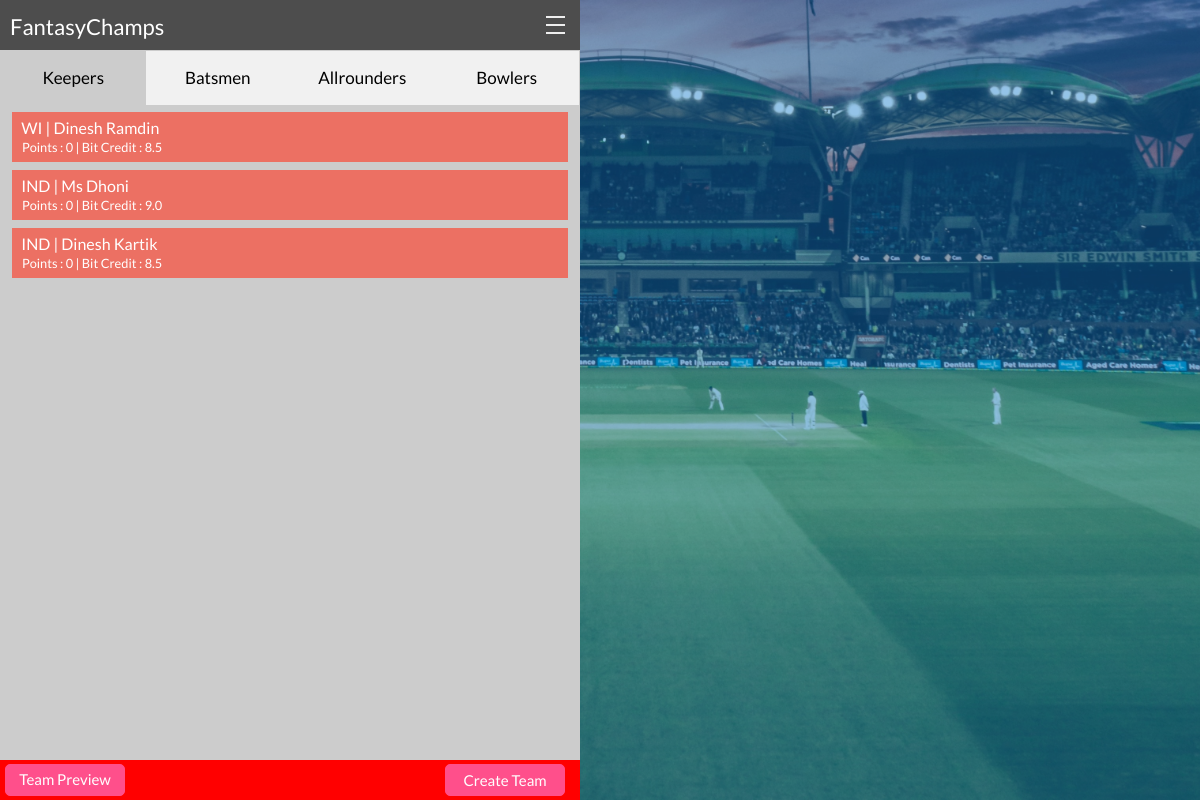
Page /cricket_center/create_team/IineWe88 (signed in) on the committed database.
### cricket_center/models.py (models this page shows)
class PlayerDetail(models.Model):
    player_name = models.CharField(max_length=255, default="")
    player_current_team = models.CharField(max_length=25, default="")
    player_type = models.CharField(max_length=25, default="Keeper/Batsman/Allrounder/Bowler")
    current_points = models.IntegerField(default=0)
    total_points = models.IntegerField(default=0)
    player_credit_points = models.DecimalField(max_digits=3, decimal_places=1, default=7.5)
    def __str__(self):
        return self.player_name

### cricket_center/views.py (the view, shortened to what this page needs)
# urls.py: url(r'create_team/(?P<slug>[\w]+)', views.CreateTeamView, name='create_team'),
@login_required(login_url='IndexView')
def CreateTeamView(request, slug):
    players_obj = PlayerDetail.objects.filter(Q(player_current_team__exact='WI') | Q(player_current_team__exact='IND'))
    team_created = False
    user_teams_obj = None
    keeper_form = CreateTeamKeeperForm()
    batsmen_form = CreateTeamBatsmenForm()
    allrounders_form = CreateTeamAllroundersForm()
    bowlers_form = CreateTeamBowlersForm()
    return render(request, 'cricket_center/create_team.html', {'players_obj': players_obj, 'keeper_form': keeper_form, 'allrounders_form': allrounders_form, 'bowlers_form': bowlers_form, 'batsmen_form': batsmen_form, 'team_created': team_created, 'user_teams_obj': user_teams_obj})

### cricket_center/forms.py (shortened to what this page needs)
class CreateTeamKeeperForm(forms.Form):
    Dinesh_Ramdin = forms.BooleanField(required=False, initial=False)
    MS_Dhoni = forms.BooleanField(required=False, initial=False)
    Dinesh_Kartik = forms.BooleanField(required=False, initial=False)

class CreateTeamAllroundersForm(forms.Form):
    Hardik_Pandya = forms.BooleanField(required=False)
    Axar_Patel = forms.BooleanField(required=False)
    Andre_Russell = forms.BooleanField(required=False)
    Rovman_Powell = forms.BooleanField(required=False)
    Carlos_Brathwaite = forms.BooleanField(required=False)

### cricket_center/templatetags/replace_with.py (called while the page is built)
@register.filter
def convert_to_underscore(value):
    return value.title().replace(" ", "_")

@register.filter
def get_id_one(value):
    return str(value) + "_1"

@register.filter
def get_id_two(value):
    return str(value) + "_2"

### templates/cricket_center/create_team.html (shortened to what this page needs)
{% extends "cricket_center_base.html" %}
{% load replace_with %}
{% load staticfiles %}
{% load widget_tweaks %}
{% load user_agents %}
{% block stylesheets %}
  {{block.super}}
{% endblock stylesheets %}
{% block other_page_content %}
	<div class="MainBackground">
	  <div class="color-overlay"></div>
	</div>
	<div class="MatchArea">
		{% if team%}
            <h1>Team created</h1>
        {% else %}
			<div class="tab">
			  <button class="tablinks active" onclick="openCity(event, 'Keepers')">Keepers</button>
			  <button class="tablinks" onclick="openCity(event, 'Batsmen')">Batsmen</button>
			  <button class="tablinks" onclick="openCity(event, 'Allrounders')">Allrounders</button>
			  <button class="tablinks" onclick="openCity(event, 'Bowlers')">Bowlers</button>
			</div>
			<form method="POST">
				<div id="Keepers" class="main_upper tabcontent">
		            {% for field in keeper_form.visible_fields %}
            			<label for="{{ field.id_for_label }}" class="CustomLabel">&nbsp;&nbsp;
            				{% for player in players_obj %}
	            				{% if field.label|convert_to_underscore == player.player_name %}
	            					<span class="CustomField">
										{{player.player_current_team}} | {{field.label|title}}<br>
		            					<small class="PlayerSubInfo">
	            							Points : {{player.total_points}} | Bit Credit : {{player.player_credit_points}}
	            						</small>
	            					</span>
	                            {% endif %}
                            {% endfor %}
            			</label>
				    {% endfor %}
				</div>
				<br><div style="position:relative; width:100%; height:10px;"></div>
				<div class="ButtonContainer">
				  <div class="btn btn-success TeamPreviewClass">Team Preview</div>
				  <input class="btn btn-success btn-sm CreateTeam" type="submit" name="submit" id="signup" value="Create Team" style="float:right; right:20px;">
	            </div>
			</form>
        {% endif %}
	</div>
{% endblock %}

### static/css/cricket_center/cricket_center_main.css (style rules this page uses)
.MatchArea { width: 580px; position: relative; height: 100vh; height: -moz-calc(100vh - 50px); height: -webkit-calc(100vh - 50px); height: calc(100vh - 50px); overflow-y: auto; left: 0%; background-color: #ccc; z-index: 999; background-size: cover; }
.MainBackground { background: url('../../images/backoneOri.jpg') no-repeat center / cover; width: 100vw; height: 100%; position: fixed; margin: 0; top: 0%; content: ""; overflow: hidden; }
.color-overlay { width: 100%; height: 100%; background: rgba(2,112,200,0.7); opacity: .6; position: absolute; }
body { font-family: 'Lato', sans-serif; font-weight: 400; margin: 0px; }
* { box-sizing: border-box; }
.tab { overflow: hidden; border: 1px solid #ccc; background-color: #f1f1f1; }
.tab button { background-color: inherit; float: left; border: none; outline: none; cursor: pointer; padding: 14px 16px; transition: 0.3s; font-size: 17px; }
.tab button.active { background-color: #ccc; }
.tabcontent { display: none; padding: 6px 12px; -webkit-animation: fadeEffect 1s; animation: fadeEffect 1s; }
.main_upper { display: block; padding: 6px 12px; -webkit-animation: fadeEffect 1s; animation: fadeEffect 1s; }
.tablinks { width: 25%; }
.CustomLabel { display: inline-block; position: relative; width: 100%; height: 50px !important; background-color: #EC7063; }
.CustomField { position: relative; top: 4px; font-size: 16px; color: white; }
.PlayerSubInfo { position: relative; top: -6px !important; left: 10px; color:white; }
.ButtonContainer { position: fixed; width: 580px; height: 40px; bottom: 0%; background-color: red; }
.btn-sm { height: 40px; }
.TeamPreviewClass { position:relative; background-color: #ff4f8b !important; border-color: #ff4f8b !important; border-radius: 5px; font-size: 15px; padding: 3px; color:#fff; width: 120px; top:10%; height: 80%; float: left; left:5px; }
.CreateTeam { position:relative; background-color: #ff4f8b !important; border-color: #ff4f8b !important; border-radius: 5px; font-size: 15px; padding: 3px; color:#fff; width: 120px; top:10%; height: 80%; float: right; left:-15px; }

### rows in the picture
PlayerDetail: player_current_team "WI", label "Dinesh Ramdin", total_points "0", player_credit_points "8.5"
PlayerDetail: player_current_team "IND", label "Ms Dhoni", total_points "0", player_credit_points "9.0"
PlayerDetail: player_current_team "IND", label "Dinesh Kartik", total_points "0", player_credit_points "8.5"
